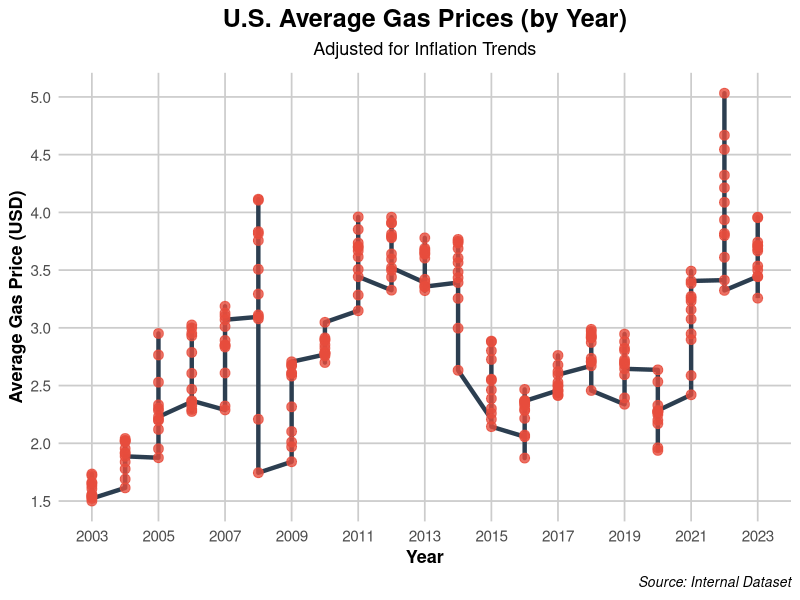

Write the R code that produced this figure.
## ---- chunk 1
#| message: false
#| echo: false
# Load required libraries



library(tidyverse)

# Load your dataset
data <- read_csv("Predict Gas Price Given Year and Inflation Rate - Sheet1.csv")

# Professional-grade plot
ggplot(data, aes(x = Year, y = `Gas Price Avg`)) +
  geom_line(color = "#2C3E50", linewidth = 1.5) +                    # changed size to linewidth
  geom_point(color = "#E74C3C", size = 3, alpha = 0.8) +             # points still use size
  labs(
    title = "U.S. Average Gas Prices (by Year)",
    subtitle = "Adjusted for Inflation Trends",
    x = "Year",
    y = "Average Gas Price (USD)",
    caption = "Source: Internal Dataset"
  ) +
  scale_x_continuous(breaks = seq(min(data$Year), max(data$Year), by = 2)) +
  scale_y_continuous(breaks = pretty(data$`Gas Price Avg`, n = 8)) +
  theme_minimal(base_size = 13) +
  theme(
    plot.title = element_text(size = 18, face = "bold", hjust = 0.5),
    plot.subtitle = element_text(size = 13, hjust = 0.5, margin = margin(b = 10)),
    axis.title.x = element_text(size = 13, face = "bold"),
    axis.title.y = element_text(size = 13, face = "bold"),
    axis.text = element_text(size = 11),
    plot.caption = element_text(size = 10, hjust = 1, face = "italic"),
    panel.grid.major = element_line(color = "gray80"),
    panel.grid.minor = element_blank(),
    panel.spacing = unit(1, "lines")
  )


